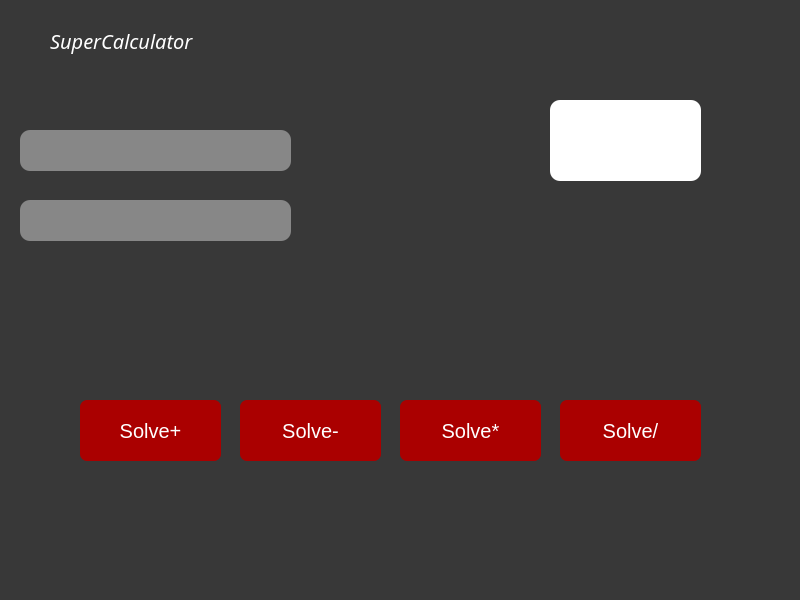
<?xml version="1.0" encoding="UTF-8"?>
<ui version="4.0">
 <class>MainWindow</class>
 <widget class="QMainWindow" name="MainWindow">
  <property name="geometry">
   <rect>
    <x>0</x>
    <y>0</y>
    <width>800</width>
    <height>600</height>
   </rect>
  </property>
  <property name="mouseTracking">
   <bool>false</bool>
  </property>
  <property name="windowTitle">
   <string>MainWindow</string>
  </property>
  <property name="styleSheet">
   <string notr="true">background-color: rgb(56, 56, 56);</string>
  </property>
  <widget class="QWidget" name="centralwidget">
   <widget class="QLabel" name="label">
    <property name="geometry">
     <rect>
      <x>20</x>
      <y>130</y>
      <width>271</width>
      <height>41</height>
     </rect>
    </property>
    <property name="styleSheet">
     <string notr="true">background-color: rgb(135, 135, 135);
border-radius: 10px;</string>
    </property>
    <property name="text">
     <string/>
    </property>
   </widget>
   <widget class="QLabel" name="label_2">
    <property name="geometry">
     <rect>
      <x>20</x>
      <y>200</y>
      <width>271</width>
      <height>41</height>
     </rect>
    </property>
    <property name="styleSheet">
     <string notr="true">background-color: rgb(135, 135, 135);
border-radius: 10px;</string>
    </property>
    <property name="text">
     <string/>
    </property>
   </widget>
   <widget class="QPushButton" name="pushButtonplus">
    <property name="geometry">
     <rect>
      <x>80</x>
      <y>400</y>
      <width>141</width>
      <height>61</height>
     </rect>
    </property>
    <property name="styleSheet">
     <string notr="true">background-color: rgb(170, 0, 0);
border-radius: 7px;
color: white;
font-size: 20px;</string>
    </property>
    <property name="text">
     <string>Solve+</string>
    </property>
   </widget>
   <widget class="QLabel" name="label_3">
    <property name="geometry">
     <rect>
      <x>50</x>
      <y>20</y>
      <width>161</width>
      <height>41</height>
     </rect>
    </property>
    <property name="styleSheet">
     <string notr="true">color: white;
font-family: sant-serif;
font-size: 20px;
font-style: italic;</string>
    </property>
    <property name="text">
     <string>SuperCalculator</string>
    </property>
   </widget>
   <widget class="QLabel" name="label_4">
    <property name="geometry">
     <rect>
      <x>550</x>
      <y>100</y>
      <width>151</width>
      <height>81</height>
     </rect>
    </property>
    <property name="styleSheet">
     <string notr="true">background-color: rgb(255, 255, 255);
border-radius: 10px;
font-size: 20px;
</string>
    </property>
    <property name="text">
     <string/>
    </property>
   </widget>
   <widget class="QPushButton" name="pushButtonsolveminus">
    <property name="geometry">
     <rect>
      <x>240</x>
      <y>400</y>
      <width>141</width>
      <height>61</height>
     </rect>
    </property>
    <property name="styleSheet">
     <string notr="true">background-color: rgb(170, 0, 0);
border-radius: 7px;
color: white;
font-size: 20px;</string>
    </property>
    <property name="text">
     <string>Solve-</string>
    </property>
   </widget>
   <widget class="QPushButton" name="pushButtonsolvepomnozh">
    <property name="geometry">
     <rect>
      <x>400</x>
      <y>400</y>
      <width>141</width>
      <height>61</height>
     </rect>
    </property>
    <property name="styleSheet">
     <string notr="true">background-color: rgb(170, 0, 0);
border-radius: 7px;
color: white;
font-size: 20px;</string>
    </property>
    <property name="text">
     <string>Solve*</string>
    </property>
   </widget>
   <widget class="QPushButton" name="pushButtonspodel">
    <property name="geometry">
     <rect>
      <x>560</x>
      <y>400</y>
      <width>141</width>
      <height>61</height>
     </rect>
    </property>
    <property name="styleSheet">
     <string notr="true">background-color: rgb(170, 0, 0);
border-radius: 7px;
color: white;
font-size: 20px;</string>
    </property>
    <property name="text">
     <string>Solve/</string>
    </property>
   </widget>
  </widget>
  <widget class="QMenuBar" name="menubar">
   <property name="geometry">
    <rect>
     <x>0</x>
     <y>0</y>
     <width>800</width>
     <height>21</height>
    </rect>
   </property>
  </widget>
  <widget class="QStatusBar" name="statusbar"/>
 </widget>
 <resources/>
 <connections/>
</ui>
